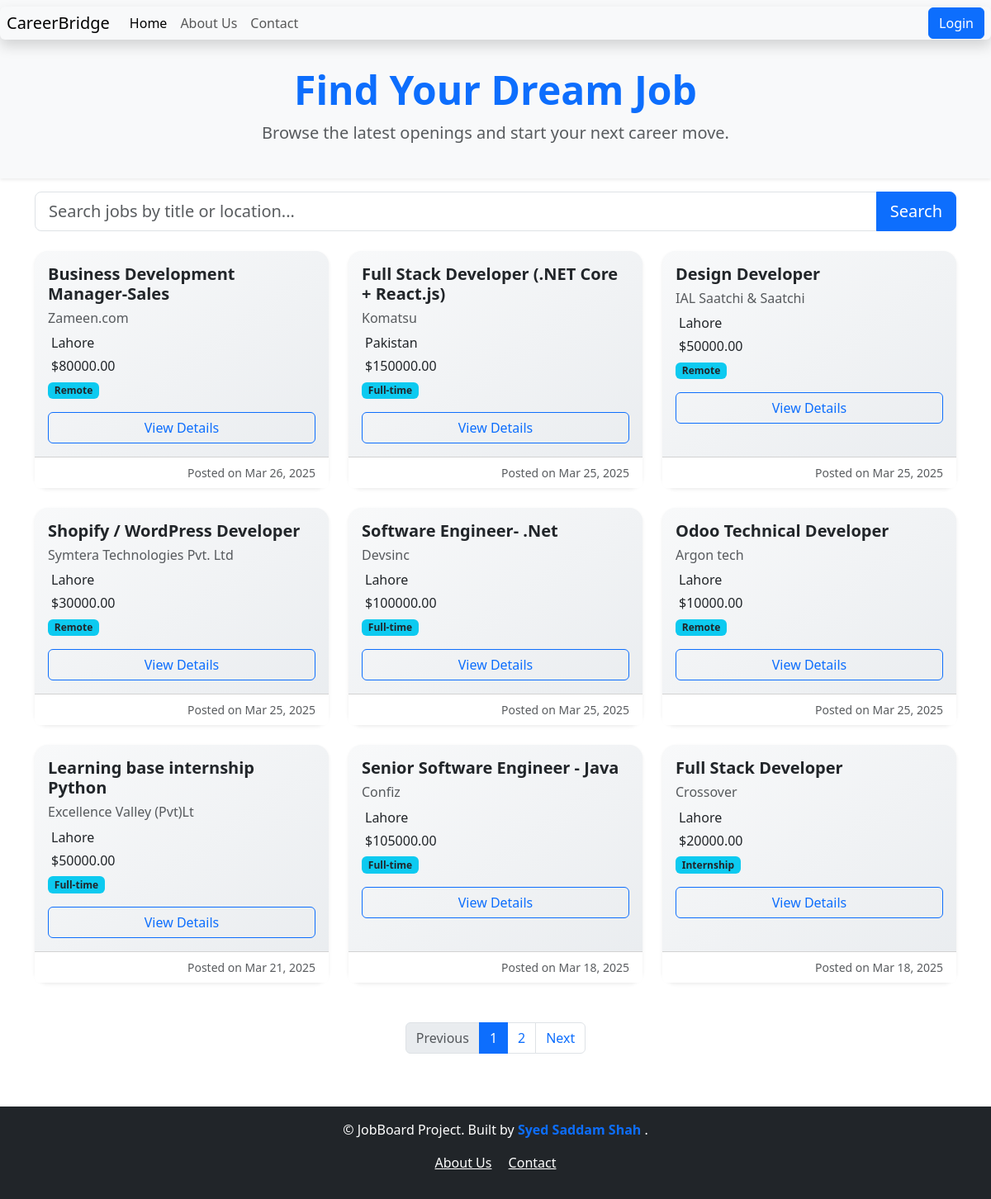
The page / on the database its author committed.
### job/models.py (models this page shows, shortened)
class Job(models.Model):
    JOB_TYPES = [
        ('Full-time', 'Full-time'),
        ('Part-time', 'Part-time'),
        ('Remote', 'Remote'),
        ('Internship', 'Internship'),
    ]
    title = models.CharField(max_length=200)
    company_name = models.CharField(max_length=200)
    description = models.TextField()
    location = models.CharField(max_length=100)
    salary = models.DecimalField(max_digits=10, decimal_places=2, null= True, blank=True)
    job_type = models.CharField(max_length=20, choices=JOB_TYPES, default='Full-time')
    date_of_posting = models.DateTimeField(auto_now_add= True)
    class Meta:
        ordering = ['-date_of_posting']
        verbose_name = 'Job Posting'
        verbose_name_plural = 'Job Postings'

### job/views.py (the view)
# urls.py: path('', views.job_list, name = 'job_list'),
def job_list(request):
    query = request.GET.get('q', '')
    jobs = Job.objects.all().order_by('-date_of_posting')
    if query:
        jobs = jobs.filter(
            Q(title__icontains=query) |
            Q(location__icontains=query) |
            Q(company_name__icontains=query)
        )
    paginator = Paginator(jobs, 9)  # Show 9 jobs per page
    page_number = request.GET.get('page')
    page_obj = paginator.get_page(page_number)
    return render(request, 'job_list.html', {
        'jobs': page_obj,
        'query': query
    })

### job/templates/job_list.html (shortened to what this page needs)
{% extends 'base.html' %}
{% load static %}
{% block content %}
<div class="bg-light py-4 text-center shadow-sm mb-3">
    <div class="container">
        <h1 class="display-5 fw-bold text-primary">Find Your Dream Job</h1>
        <p class="lead text-muted">Browse the latest openings and start your next career move.</p>
    </div>
</div>
<div class="container mb-4">
    <form method="get" action="{% url 'job_list' %}">
        <div class="input-group">
            <input type="text" name="q" class="form-control form-control-lg"
                   placeholder="Search jobs by title or location..."
                   value="{{ query|default:'' }}">
            <button type="submit" class="btn btn-primary btn-lg">Search</button>
        </div>
    </form>
</div>
<div class="container">
    {% if jobs %}
    <div class="row g-4">
        {% for job in jobs %}
        <div class="col-md-6 col-lg-4">
            <div class="card job-card text-dark bg-light border-0 shadow-sm h-100">
                <div class="card-body">
                    <h5 class="fw-bold">{{ job.title }}</h5>
                    <h6 class="text-muted">{{ job.company_name }}</h6>
                    <p class="mb-1">
                         {{ job.location }}
                    </p>
                    <p class="mb-1">
                        {% if job.salary %} ${{ job.salary }} {% else %} Not specified {% endif %}
                    </p>
                    <span class="badge bg-info text-dark">{{ job.job_type }}</span>
                    <div class="mt-3">
                        <a href="{% url 'job_detail' job.id %}" class="btn btn-outline-primary w-100">View Details</a>
                    </div>
                </div>
                <div class="card-footer bg-white text-muted small text-end">
                    Posted on {{ job.date_of_posting|date:"M d, Y" }}
                </div>
            </div>
        </div>
        {% endfor %}
    </div>
    <div class="mt-5 d-flex justify-content-center">
        <nav>
            <ul class="pagination">
                {% if jobs.has_previous %}
                <li class="page-item">
                    <a class="page-link" href="?page={{ jobs.previous_page_number }}{% if query %}&q={{ query }}{% endif %}">Previous</a>
                </li>
                {% else %}
                <li class="page-item disabled"><span class="page-link">Previous</span></li>
                {% endif %}
                {% for num in jobs.paginator.page_range %}
                <li class="page-item {% if jobs.number == num %}active{% endif %}">
                    <a class="page-link" href="?page={{ num }}{% if query %}&q={{ query }}{% endif %}">{{ num }}</a>
                </li>
                {% endfor %}
                {% if jobs.has_next %}
                <li class="page-item">
                    <a class="page-link" href="?page={{ jobs.next_page_number }}{% if query %}&q={{ query }}{% endif %}">Next</a>
                </li>
                {% else %}
                <li class="page-item disabled"><span class="page-link">Next</span></li>
                {% endif %}
            </ul>
        </nav>
    </div>
    {% else %}
    <div class="text-center py-5">
        <h4 class="text-muted">🚧 No jobs found</h4>
        <p>New opportunities are coming soon. Stay tuned!</p>
    </div>
    {% endif %}
</div>
{% endblock %}

### job/templates/job_list.html (style rules this page uses)
.job-card { background: linear-gradient(145deg, #f8f9fa, #e9ecef); border-radius: 16px; transition: transform 0.3s ease, box-shadow 0.3s ease; }

### rows shown on the page
Job: title "Business Development Manager-Sales", company_name "Zameen.com", location "Lahore", salary "80000.00", job_type "Remote", date_of_posting "Mar 26, 2025"
Job: title "Full Stack Developer (.NET Core + React.js)", company_name "Komatsu", location "Pakistan", salary "150000.00", job_type "Full-time", date_of_posting "Mar 25, 2025"
Job: title "Design Developer", company_name "IAL Saatchi & Saatchi", location "Lahore", salary "50000.00", job_type "Remote", date_of_posting "Mar 25, 2025"
Job: title "Shopify / WordPress Developer", company_name "Symtera Technologies Pvt. Ltd", location "Lahore", salary "30000.00", job_type "Remote", date_of_posting "Mar 25, 2025"
Job: title "Software Engineer- .Net", company_name "Devsinc", location "Lahore", salary "100000.00", job_type "Full-time", date_of_posting "Mar 25, 2025"
Job: title "Odoo Technical Developer", company_name "Argon tech", location "Lahore", salary "10000.00", job_type "Remote", date_of_posting "Mar 25, 2025"
Job: title "Learning base internship Python", company_name "Excellence Valley (Pvt)Lt", location "Lahore", salary "50000.00", job_type "Full-time", date_of_posting "Mar 21, 2025"
Job: title "Senior Software Engineer - Java", company_name "Confiz", location "Lahore", salary "105000.00", job_type "Full-time", date_of_posting "Mar 18, 2025"
Job: title "Full Stack Developer", company_name "Crossover", location "Lahore", salary "20000.00", job_type "Internship", date_of_posting "Mar 18, 2025"

### other values the page prints
{{ num }} "1" "2"
